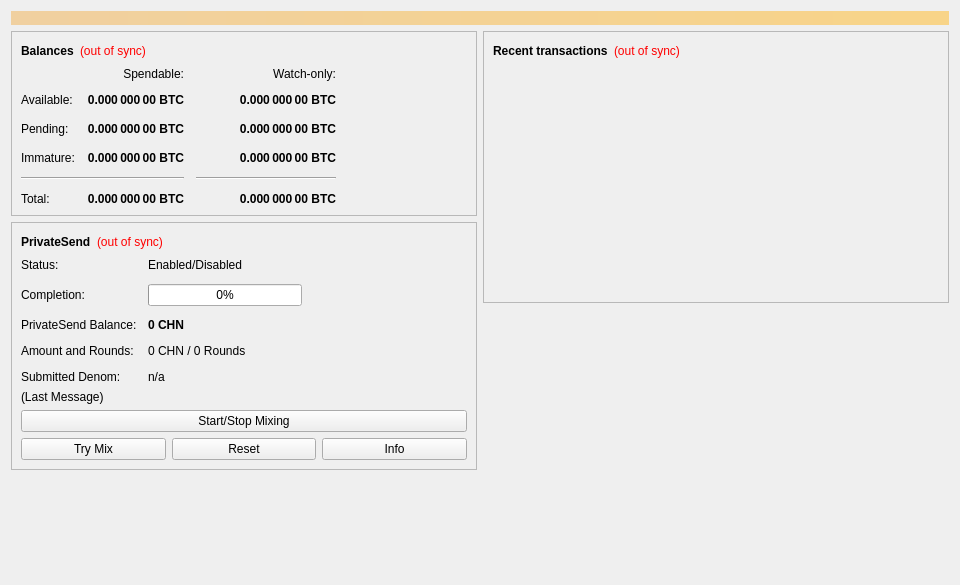
<?xml version="1.0" encoding="UTF-8"?>
<ui version="4.0">
 <class>OverviewPage</class>
 <widget class="QWidget" name="OverviewPage">
  <property name="geometry">
   <rect>
    <x>0</x>
    <y>0</y>
    <width>960</width>
    <height>585</height>
   </rect>
  </property>
  <property name="minimumSize">
   <size>
    <width>960</width>
    <height>0</height>
   </size>
  </property>
  <property name="windowTitle">
   <string>Form</string>
  </property>
  <layout class="QVBoxLayout" name="topLayout">
   <item>
    <widget class="QLabel" name="labelAlerts">
     <property name="visible">
      <bool>false</bool>
     </property>
     <property name="styleSheet">
      <string notr="true">QLabel { background-color: qlineargradient(x1: 0, y1: 0, x2: 1, y2: 0, stop:0 #F0D0A0, stop:1 #F8D488); color:#000000; }</string>
     </property>
     <property name="wordWrap">
      <bool>true</bool>
     </property>
     <property name="margin">
      <number>3</number>
     </property>
     <property name="textInteractionFlags">
      <set>Qt::TextSelectableByMouse</set>
     </property>
    </widget>
   </item>
   <item>
    <layout class="QHBoxLayout" name="horizontalLayout" stretch="1,1">
     <item>
      <layout class="QVBoxLayout" name="verticalLayout_2">
       <item>
        <widget class="QFrame" name="frame">
         <property name="frameShape">
          <enum>QFrame::StyledPanel</enum>
         </property>
         <property name="frameShadow">
          <enum>QFrame::Raised</enum>
         </property>
         <layout class="QVBoxLayout" name="verticalLayout_4">
          <item>
           <layout class="QHBoxLayout" name="horizontalLayout_4">
            <item>
             <widget class="QLabel" name="label_5">
              <property name="font">
               <font>
                <weight>75</weight>
                <bold>true</bold>
               </font>
              </property>
              <property name="text">
               <string>Balances</string>
              </property>
             </widget>
            </item>
            <item>
             <widget class="QLabel" name="labelWalletStatus">
              <property name="toolTip">
               <string>The displayed information may be out of date. Your wallet automatically synchronizes with the CbdHealthNetwork network after a connection is established, but this process has not completed yet.</string>
              </property>
              <property name="styleSheet">
               <string notr="true">QLabel { color: red; }</string>
              </property>
              <property name="text">
               <string notr="true">(out of sync)</string>
              </property>
              <property name="alignment">
               <set>Qt::AlignLeading|Qt::AlignLeft|Qt::AlignVCenter</set>
              </property>
             </widget>
            </item>
            <item>
             <spacer name="horizontalSpacer_3">
              <property name="orientation">
               <enum>Qt::Horizontal</enum>
              </property>
              <property name="sizeHint" stdset="0">
               <size>
                <width>40</width>
                <height>20</height>
               </size>
              </property>
             </spacer>
            </item>
           </layout>
          </item>
          <item>
           <layout class="QGridLayout" name="gridLayout">
            <property name="spacing">
             <number>12</number>
            </property>
            <item row="2" column="2">
             <widget class="QLabel" name="labelWatchPending">
              <property name="font">
               <font>
                <weight>75</weight>
                <bold>true</bold>
               </font>
              </property>
              <property name="cursor">
               <cursorShape>IBeamCursor</cursorShape>
              </property>
              <property name="toolTip">
               <string>Unconfirmed transactions to watch-only addresses</string>
              </property>
              <property name="text">
               <string notr="true">0.000 000 00 BTC</string>
              </property>
              <property name="alignment">
               <set>Qt::AlignRight|Qt::AlignTrailing|Qt::AlignVCenter</set>
              </property>
              <property name="textInteractionFlags">
               <set>Qt::LinksAccessibleByMouse|Qt::TextSelectableByKeyboard|Qt::TextSelectableByMouse</set>
              </property>
             </widget>
            </item>
            <item row="2" column="1">
             <widget class="QLabel" name="labelUnconfirmed">
              <property name="font">
               <font>
                <weight>75</weight>
                <bold>true</bold>
               </font>
              </property>
              <property name="cursor">
               <cursorShape>IBeamCursor</cursorShape>
              </property>
              <property name="toolTip">
               <string>Total of transactions that have yet to be confirmed, and do not yet count toward the spendable balance</string>
              </property>
              <property name="text">
               <string notr="true">0.000 000 00 BTC</string>
              </property>
              <property name="alignment">
               <set>Qt::AlignRight|Qt::AlignTrailing|Qt::AlignVCenter</set>
              </property>
              <property name="textInteractionFlags">
               <set>Qt::LinksAccessibleByMouse|Qt::TextSelectableByKeyboard|Qt::TextSelectableByMouse</set>
              </property>
             </widget>
            </item>
            <item row="3" column="2">
             <widget class="QLabel" name="labelWatchImmature">
              <property name="font">
               <font>
                <weight>75</weight>
                <bold>true</bold>
               </font>
              </property>
              <property name="cursor">
               <cursorShape>IBeamCursor</cursorShape>
              </property>
              <property name="toolTip">
               <string>Mined balance in watch-only addresses that has not yet matured</string>
              </property>
              <property name="text">
               <string notr="true">0.000 000 00 BTC</string>
              </property>
              <property name="alignment">
               <set>Qt::AlignRight|Qt::AlignTrailing|Qt::AlignVCenter</set>
              </property>
              <property name="textInteractionFlags">
               <set>Qt::LinksAccessibleByMouse|Qt::TextSelectableByKeyboard|Qt::TextSelectableByMouse</set>
              </property>
             </widget>
            </item>
            <item row="4" column="0" colspan="2">
             <widget class="Line" name="lineSpendableBalance">
              <property name="orientation">
               <enum>Qt::Horizontal</enum>
              </property>
             </widget>
            </item>
            <item row="4" column="2">
             <widget class="Line" name="lineWatchBalance">
              <property name="sizePolicy">
               <sizepolicy hsizetype="Preferred" vsizetype="Fixed">
                <horstretch>0</horstretch>
                <verstretch>0</verstretch>
               </sizepolicy>
              </property>
              <property name="minimumSize">
               <size>
                <width>140</width>
                <height>0</height>
               </size>
              </property>
              <property name="orientation">
               <enum>Qt::Horizontal</enum>
              </property>
             </widget>
            </item>
            <item row="5" column="0">
             <widget class="QLabel" name="labelTotalText">
              <property name="text">
               <string>Total:</string>
              </property>
             </widget>
            </item>
            <item row="3" column="1">
             <widget class="QLabel" name="labelImmature">
              <property name="font">
               <font>
                <weight>75</weight>
                <bold>true</bold>
               </font>
              </property>
              <property name="cursor">
               <cursorShape>IBeamCursor</cursorShape>
              </property>
              <property name="toolTip">
               <string>Mined balance that has not yet matured</string>
              </property>
              <property name="text">
               <string notr="true">0.000 000 00 BTC</string>
              </property>
              <property name="alignment">
               <set>Qt::AlignRight|Qt::AlignTrailing|Qt::AlignVCenter</set>
              </property>
              <property name="textInteractionFlags">
               <set>Qt::LinksAccessibleByMouse|Qt::TextSelectableByKeyboard|Qt::TextSelectableByMouse</set>
              </property>
             </widget>
            </item>
            <item row="2" column="3">
             <spacer name="horizontalSpacer_2">
              <property name="orientation">
               <enum>Qt::Horizontal</enum>
              </property>
              <property name="sizeHint" stdset="0">
               <size>
                <width>40</width>
                <height>20</height>
               </size>
              </property>
             </spacer>
            </item>
            <item row="3" column="0">
             <widget class="QLabel" name="labelImmatureText">
              <property name="text">
               <string>Immature:</string>
              </property>
             </widget>
            </item>
            <item row="5" column="1">
             <widget class="QLabel" name="labelTotal">
              <property name="font">
               <font>
                <weight>75</weight>
                <bold>true</bold>
               </font>
              </property>
              <property name="cursor">
               <cursorShape>IBeamCursor</cursorShape>
              </property>
              <property name="toolTip">
               <string>Your current total balance</string>
              </property>
              <property name="text">
               <string notr="true">0.000 000 00 BTC</string>
              </property>
              <property name="alignment">
               <set>Qt::AlignRight|Qt::AlignTrailing|Qt::AlignVCenter</set>
              </property>
              <property name="textInteractionFlags">
               <set>Qt::LinksAccessibleByMouse|Qt::TextSelectableByKeyboard|Qt::TextSelectableByMouse</set>
              </property>
             </widget>
            </item>
            <item row="5" column="2">
             <widget class="QLabel" name="labelWatchTotal">
              <property name="font">
               <font>
                <weight>75</weight>
                <bold>true</bold>
               </font>
              </property>
              <property name="cursor">
               <cursorShape>IBeamCursor</cursorShape>
              </property>
              <property name="toolTip">
               <string>Current total balance in watch-only addresses</string>
              </property>
              <property name="text">
               <string notr="true">0.000 000 00 BTC</string>
              </property>
              <property name="alignment">
               <set>Qt::AlignRight|Qt::AlignTrailing|Qt::AlignVCenter</set>
              </property>
              <property name="textInteractionFlags">
               <set>Qt::LinksAccessibleByMouse|Qt::TextSelectableByKeyboard|Qt::TextSelectableByMouse</set>
              </property>
             </widget>
            </item>
            <item row="0" column="2">
             <widget class="QLabel" name="labelWatchonly">
              <property name="text">
               <string>Watch-only:</string>
              </property>
              <property name="alignment">
               <set>Qt::AlignRight|Qt::AlignTrailing|Qt::AlignVCenter</set>
              </property>
             </widget>
            </item>
            <item row="1" column="0">
             <widget class="QLabel" name="labelBalanceText">
              <property name="text">
               <string>Available:</string>
              </property>
             </widget>
            </item>
            <item row="1" column="1">
             <widget class="QLabel" name="labelBalance">
              <property name="font">
               <font>
                <weight>75</weight>
                <bold>true</bold>
               </font>
              </property>
              <property name="cursor">
               <cursorShape>IBeamCursor</cursorShape>
              </property>
              <property name="toolTip">
               <string>Your current spendable balance</string>
              </property>
              <property name="text">
               <string notr="true">0.000 000 00 BTC</string>
              </property>
              <property name="alignment">
               <set>Qt::AlignRight|Qt::AlignTrailing|Qt::AlignVCenter</set>
              </property>
              <property name="textInteractionFlags">
               <set>Qt::LinksAccessibleByMouse|Qt::TextSelectableByKeyboard|Qt::TextSelectableByMouse</set>
              </property>
             </widget>
            </item>
            <item row="1" column="2">
             <widget class="QLabel" name="labelWatchAvailable">
              <property name="font">
               <font>
                <weight>75</weight>
                <bold>true</bold>
               </font>
              </property>
              <property name="cursor">
               <cursorShape>IBeamCursor</cursorShape>
              </property>
              <property name="toolTip">
               <string>Your current balance in watch-only addresses</string>
              </property>
              <property name="text">
               <string notr="true">0.000 000 00 BTC</string>
              </property>
              <property name="alignment">
               <set>Qt::AlignRight|Qt::AlignTrailing|Qt::AlignVCenter</set>
              </property>
              <property name="textInteractionFlags">
               <set>Qt::LinksAccessibleByMouse|Qt::TextSelectableByKeyboard|Qt::TextSelectableByMouse</set>
              </property>
             </widget>
            </item>
            <item row="2" column="0">
             <widget class="QLabel" name="labelPendingText">
              <property name="text">
               <string>Pending:</string>
              </property>
             </widget>
            </item>
            <item row="0" column="1">
             <widget class="QLabel" name="labelSpendable">
              <property name="text">
               <string>Spendable:</string>
              </property>
              <property name="alignment">
               <set>Qt::AlignRight|Qt::AlignTrailing|Qt::AlignVCenter</set>
              </property>
             </widget>
            </item>
           </layout>
          </item>
         </layout>
        </widget>
       </item>
       <item>
        <widget class="QFrame" name="framePrivateSend">
         <property name="layoutDirection">
          <enum>Qt::LeftToRight</enum>
         </property>
         <property name="frameShape">
          <enum>QFrame::StyledPanel</enum>
         </property>
         <property name="frameShadow">
          <enum>QFrame::Raised</enum>
         </property>
         <layout class="QVBoxLayout" name="VerticalLayout_PS1">
          <item>
           <layout class="QHBoxLayout" name="horizontalLayout_5">
            <item>
             <widget class="QLabel" name="labelPrivateSendHeader">
              <property name="font">
               <font>
                <weight>75</weight>
                <bold>true</bold>
               </font>
              </property>
              <property name="text">
               <string>PrivateSend</string>
              </property>
             </widget>
            </item>
            <item>
             <widget class="QLabel" name="labelPrivateSendSyncStatus">
              <property name="toolTip">
               <string>The displayed information may be out of date. Your wallet automatically synchronizes with the CbdHealthNetwork network after a connection is established, but this process has not completed yet.</string>
              </property>
              <property name="styleSheet">
               <string notr="true">QLabel { color: red; }</string>
              </property>
              <property name="text">
               <string notr="true">(out of sync)</string>
              </property>
              <property name="alignment">
               <set>Qt::AlignLeading|Qt::AlignLeft|Qt::AlignVCenter</set>
              </property>
             </widget>
            </item>
            <item>
             <spacer name="horizontalSpacer_4">
              <property name="orientation">
               <enum>Qt::Horizontal</enum>
              </property>
              <property name="sizeHint" stdset="0">
               <size>
                <width>40</width>
                <height>20</height>
               </size>
              </property>
             </spacer>
            </item>
           </layout>
          </item>
          <item>
           <layout class="QFormLayout" name="privateSendFormLayout">
            <property name="fieldGrowthPolicy">
             <enum>QFormLayout::AllNonFixedFieldsGrow</enum>
            </property>
            <property name="horizontalSpacing">
             <number>11</number>
            </property>
            <property name="verticalSpacing">
             <number>12</number>
            </property>
            <item row="0" column="0">
             <widget class="QLabel" name="labelPrivateSendEnabledText">
              <property name="text">
               <string>Status:</string>
              </property>
             </widget>
            </item>
            <item row="0" column="1">
             <widget class="QLabel" name="labelPrivateSendEnabled">
              <property name="text">
               <string>Enabled/Disabled</string>
              </property>
             </widget>
            </item>
            <item row="1" column="0">
             <widget class="QLabel" name="labelCompletitionText">
              <property name="text">
               <string>Completion:</string>
              </property>
             </widget>
            </item>
            <item row="1" column="1">
             <widget class="QProgressBar" name="privateSendProgress">
              <property name="maximumSize">
               <size>
                <width>154</width>
                <height>16777215</height>
               </size>
              </property>
              <property name="value">
               <number>0</number>
              </property>
             </widget>
            </item>
            <item row="2" column="0">
             <widget class="QLabel" name="labelAnonymizedText">
              <property name="text">
               <string>PrivateSend Balance:</string>
              </property>
             </widget>
            </item>
            <item row="2" column="1">
             <widget class="QLabel" name="labelAnonymized">
              <property name="font">
               <font>
                <weight>75</weight>
                <bold>true</bold>
               </font>
              </property>
              <property name="text">
               <string notr="true">0 CHN</string>
              </property>
             </widget>
            </item>
            <item row="3" column="0">
             <widget class="QLabel" name="labelAmountAndRoundsText">
              <property name="text">
               <string>Amount and Rounds:</string>
              </property>
             </widget>
            </item>
            <item row="3" column="1">
             <widget class="QLabel" name="labelAmountRounds">
              <property name="text">
               <string>0 CHN / 0 Rounds</string>
              </property>
             </widget>
            </item>
            <item row="4" column="0">
             <widget class="QLabel" name="labelSubmittedDenomText">
              <property name="text">
               <string>Submitted Denom:</string>
              </property>
             </widget>
            </item>
            <item row="4" column="1">
             <widget class="QLabel" name="labelSubmittedDenom">
              <property name="toolTip">
               <string>The denominations you submitted to the Masternode.&lt;br&gt;To mix, other users must submit the exact same denominations.</string>
              </property>
              <property name="text">
               <string>n/a</string>
              </property>
             </widget>
            </item>
           </layout>
          </item>
          <item>
           <layout class="QVBoxLayout" name="VerticalLayout_PS">
            <item>
             <widget class="QLabel" name="labelPrivateSendLastMessage">
              <property name="text">
               <string>(Last Message)</string>
              </property>
              <property name="alignment">
               <set>Qt::AlignLeading|Qt::AlignLeft|Qt::AlignTop</set>
              </property>
              <property name="wordWrap">
               <bool>true</bool>
              </property>
             </widget>
            </item>
            <item>
             <widget class="QPushButton" name="togglePrivateSend">
              <property name="sizePolicy">
               <sizepolicy hsizetype="MinimumExpanding" vsizetype="Fixed">
                <horstretch>0</horstretch>
                <verstretch>0</verstretch>
               </sizepolicy>
              </property>
              <property name="text">
               <string>Start/Stop Mixing</string>
              </property>
             </widget>
            </item>
            <item>
             <layout class="QHBoxLayout" name="horizontalLayout_debugbuttons">
              <item>
               <widget class="QPushButton" name="privateSendAuto">
                <property name="sizePolicy">
                 <sizepolicy hsizetype="MinimumExpanding" vsizetype="Fixed">
                  <horstretch>0</horstretch>
                  <verstretch>0</verstretch>
                 </sizepolicy>
                </property>
                <property name="toolTip">
                 <string>Try to manually submit a PrivateSend request.</string>
                </property>
                <property name="text">
                 <string>Try Mix</string>
                </property>
               </widget>
              </item>
              <item>
               <widget class="QPushButton" name="privateSendReset">
                <property name="sizePolicy">
                 <sizepolicy hsizetype="MinimumExpanding" vsizetype="Fixed">
                  <horstretch>0</horstretch>
                  <verstretch>0</verstretch>
                 </sizepolicy>
                </property>
                <property name="toolTip">
                 <string>Reset the current status of PrivateSend (can interrupt PrivateSend if it's in the process of Mixing, which can cost you money!)</string>
                </property>
                <property name="autoFillBackground">
                 <bool>false</bool>
                </property>
                <property name="text">
                 <string>Reset</string>
                </property>
               </widget>
              </item>
              <item>
               <widget class="QPushButton" name="privateSendInfo">
                <property name="sizePolicy">
                 <sizepolicy hsizetype="MinimumExpanding" vsizetype="Fixed">
                  <horstretch>0</horstretch>
                  <verstretch>0</verstretch>
                 </sizepolicy>
                </property>
                <property name="toolTip">
                 <string>Information about PrivateSend and Mixing</string>
                </property>
                <property name="text">
                 <string>Info</string>
                </property>
               </widget>
              </item>
             </layout>
            </item>
           </layout>
          </item>
         </layout>
        </widget>
       </item>
       <item>
        <spacer name="verticalSpacer">
         <property name="orientation">
          <enum>Qt::Vertical</enum>
         </property>
         <property name="sizeHint" stdset="0">
          <size>
           <width>20</width>
           <height>40</height>
          </size>
         </property>
        </spacer>
       </item>
      </layout>
     </item>
     <item>
      <layout class="QVBoxLayout" name="verticalLayout_3">
       <item>
        <widget class="QFrame" name="frame_2">
         <property name="frameShape">
          <enum>QFrame::StyledPanel</enum>
         </property>
         <property name="frameShadow">
          <enum>QFrame::Raised</enum>
         </property>
         <layout class="QVBoxLayout" name="verticalLayout">
          <item>
           <layout class="QHBoxLayout" name="horizontalLayout_2">
            <item>
             <widget class="QLabel" name="label_4">
              <property name="font">
               <font>
                <weight>75</weight>
                <bold>true</bold>
               </font>
              </property>
              <property name="text">
               <string>Recent transactions</string>
              </property>
             </widget>
            </item>
            <item>
             <widget class="QLabel" name="labelTransactionsStatus">
              <property name="toolTip">
               <string>The displayed information may be out of date. Your wallet automatically synchronizes with the CbdHealthNetwork network after a connection is established, but this process has not completed yet.</string>
              </property>
              <property name="styleSheet">
               <string notr="true">QLabel { color: red; }</string>
              </property>
              <property name="text">
               <string notr="true">(out of sync)</string>
              </property>
              <property name="alignment">
               <set>Qt::AlignLeading|Qt::AlignLeft|Qt::AlignVCenter</set>
              </property>
             </widget>
            </item>
            <item>
             <spacer name="horizontalSpacer">
              <property name="orientation">
               <enum>Qt::Horizontal</enum>
              </property>
              <property name="sizeHint" stdset="0">
               <size>
                <width>40</width>
                <height>20</height>
               </size>
              </property>
             </spacer>
            </item>
           </layout>
          </item>
          <item>
           <widget class="QListView" name="listTransactions">
            <property name="styleSheet">
             <string notr="true">QListView { background: transparent; }</string>
            </property>
            <property name="frameShape">
             <enum>QFrame::NoFrame</enum>
            </property>
            <property name="verticalScrollBarPolicy">
             <enum>Qt::ScrollBarAlwaysOff</enum>
            </property>
            <property name="horizontalScrollBarPolicy">
             <enum>Qt::ScrollBarAlwaysOff</enum>
            </property>
            <property name="selectionMode">
             <enum>QAbstractItemView::NoSelection</enum>
            </property>
           </widget>
          </item>
         </layout>
        </widget>
       </item>
       <item>
        <spacer name="verticalSpacer_2">
         <property name="orientation">
          <enum>Qt::Vertical</enum>
         </property>
         <property name="sizeHint" stdset="0">
          <size>
           <width>20</width>
           <height>40</height>
          </size>
         </property>
        </spacer>
       </item>
      </layout>
     </item>
    </layout>
   </item>
  </layout>
 </widget>
 <resources/>
 <connections/>
</ui>
